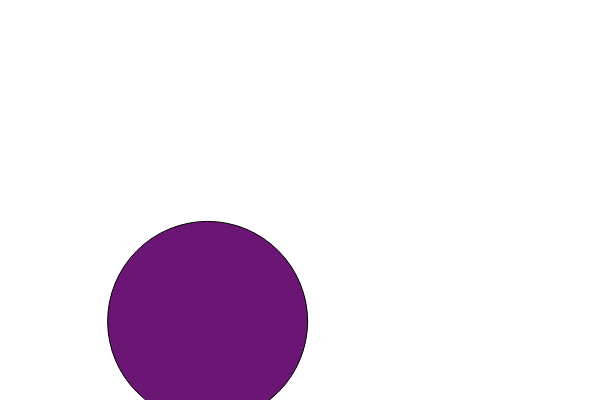
Frame 1 (no input)
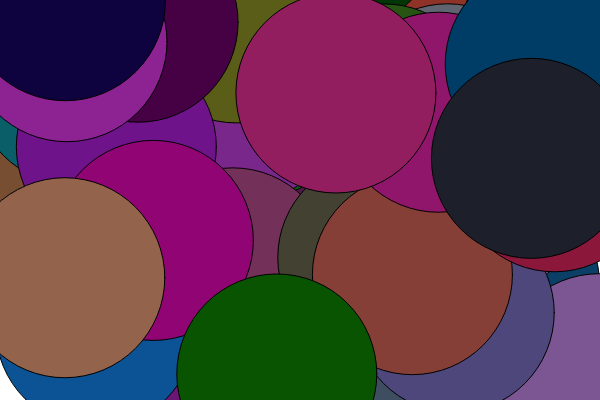
Frame 60 (no input)
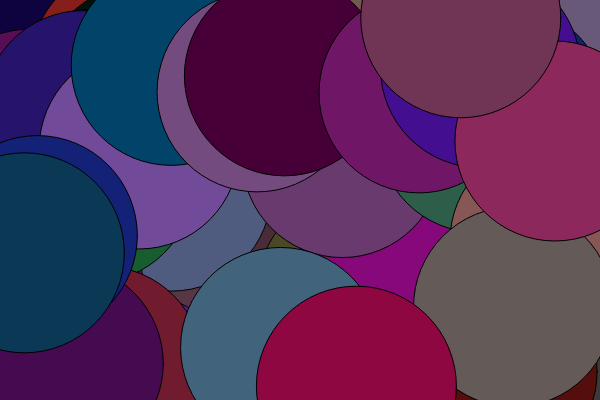
Frame 120 (the mouse pressed at the canvas centre since frame 60)

The p5.js sketch that drew these frames (run headless with seeded random() and noise() and a simulated clock; from frame 60 on, the mouse is pressed at the canvas centre):

// p5.js sketch
// ── sketch.js
var spot = {
  x: 100,
  y: 50  
};

var col = {
  r: 255,
  g:0,
  b:0
};

function setup() {
  createCanvas(600,400);
  background = (0);
  
}

function draw() {
  col.r =random(0,150);
  col.g =random(0,100);
  col.b=random(0,155);
  spot.x = random(0, width);
  spot.y = random(0, height);
  fill(col.r, col.g, col.b);
  stroke(0);
  ellipse(spot.x, spot.y, 200, 200)
  
}
